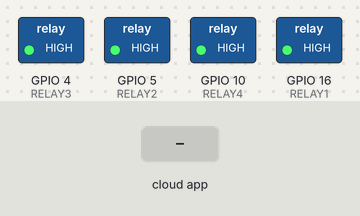
Recording of a sketch running on a simulated ESP8266 (NodeMCU). On the bench: switched loads named in the sketch (green lamp = pin HIGH). The test bench sets the inputs (shaded band). WiFi joins after 1.5 s; servers stay silent unless stated; what the sketch prints to the serial monitor is not drawn.

Above: at 2.7 s.
2.8 s: the phone or cloud app sets my.LEDs to 1
At 3.7 s:
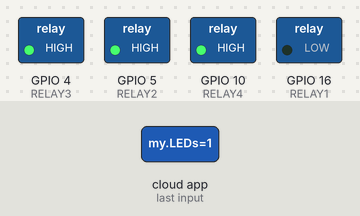
4.3 s: the phone or cloud app sets my.bed.lights to 1
At 4.9 s:
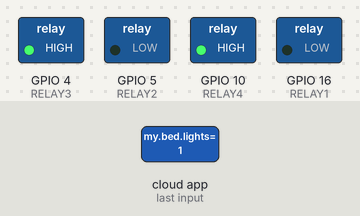
5.8 s: the phone or cloud app sets my.desk.lamp to 1
At 7.0 s:
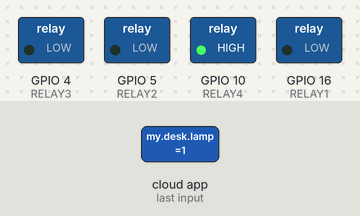
7.3 s: the phone or cloud app sets four to 1
At 8.3 s:
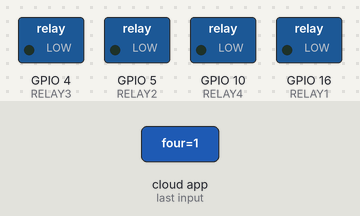
8.8 s: the phone or cloud app sets my.LEDs to 0
At 9.4 s:
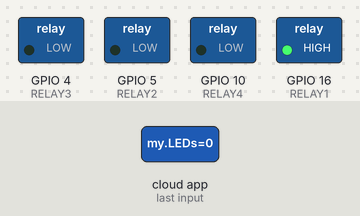
10.3 s: the phone or cloud app sets my.bed.lights to 0
At 10.6 s:
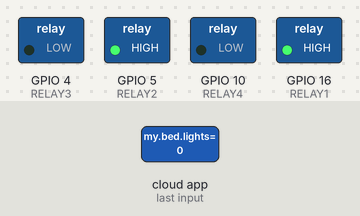
Timing chart, 0 to 12.8 s (numbered marks = the images above; inputs shaded):
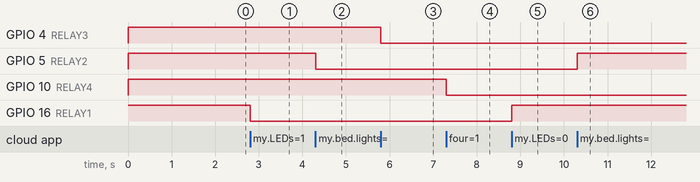

Measured:
- after the input at 2.8 s, GPIO 16 (RELAY1): HIGH → LOW at once
- after the input at 4.3 s, GPIO 5 (RELAY2): HIGH → LOW at once
- after the input at 5.8 s, GPIO 4 (RELAY3): HIGH → LOW at once
- after the input at 7.3 s, GPIO 10 (RELAY4): HIGH → LOW at once
- after the input at 8.8 s, GPIO 16 (RELAY1): LOW → HIGH at once
- after the input at 10.3 s, GPIO 5 (RELAY2): LOW → HIGH at once

The sketch:

NodeMCU_Alexa_Smart_Outlet.ino
```cpp
#include <Arduino.h>
#include <ESP8266WiFi.h>
#include "fauxmoESP.h"

#define WIFI_SSID "BlueTardis_EXT"
#define WIFI_PASS "Dog188*Uz6"

#define SERIAL_BAUDRATE                 115200

fauxmoESP fauxmo;

#define RELAY1 16
#define RELAY2 05
#define RELAY3 04
#define RELAY4 10


// Wifi
void wifiSetup() {
  // Set WIFI module to STA mode
  WiFi.mode(WIFI_STA);

  // Connect
  Serial.printf("[WIFI] Connecting to %s ", WIFI_SSID);
  WiFi.begin(WIFI_SSID, WIFI_PASS);

  // Wait
  while (WiFi.status() != WL_CONNECTED) {
    Serial.print(".");
    delay(100);
  }
  Serial.println();

  // Connected!
  Serial.printf("[WIFI] STATION Mode, SSID: %s, IP address: %s\n", WiFi.SSID().c_str(), WiFi.localIP().toString().c_str());
}


void callback(uint8_t device_id, const char * device_name, bool state) {
  Serial.printf("[MAIN] %s state: %s\n", device_name, state ? "ON" : "OFF");

  if ( (strcmp(device_name, "my LEDs") == 0) ) {
    // adjust the relay immediately!
    if (state) {
      digitalWrite(RELAY1, LOW);
    } else {
      digitalWrite(RELAY1, HIGH);
    }
  }

  if ( (strcmp(device_name, "my bed lights") == 0) ) {
    // adjust the relay immediately!
    if (state) {
      digitalWrite(RELAY2, LOW);
    } else {
      digitalWrite(RELAY2, HIGH);
    }
  }

  if ( (strcmp(device_name, "my desk lamp") == 0) ) {
    // adjust the relay immediately!
    if (state) {
      digitalWrite(RELAY3, LOW);
    } else {
      digitalWrite(RELAY3, HIGH);
    }
  }

  if ( (strcmp(device_name, "four") == 0) ) {
    // adjust the relay immediately!
    if (state) {
      digitalWrite(RELAY4, LOW);
    } else {
      digitalWrite(RELAY4, HIGH);
    }
  }
}

void setup() {
  // Set to outputs
  pinMode(RELAY1, OUTPUT);
  pinMode(RELAY2, OUTPUT);
  pinMode(RELAY3, OUTPUT);
  pinMode(RELAY4, OUTPUT);

  // Set relay all off
  digitalWrite(RELAY1, HIGH);
  digitalWrite(RELAY2, HIGH);
  digitalWrite(RELAY3, HIGH);
  digitalWrite(RELAY4, HIGH);

  // Init serial port and clean garbage
  Serial.begin(SERIAL_BAUDRATE);
  Serial.println();
  Serial.println();
  Serial.println("FauxMo demo sketch");
  Serial.println("After connection, ask Alexa to 'turn relay on' or 'off'");

  // Wifi
  wifiSetup();

  // Fauxmo
  fauxmo.addDevice("my LEDs");
  fauxmo.addDevice("my bed lights");
  fauxmo.addDevice("my desk lamp");
  fauxmo.addDevice("four");
  fauxmo.onMessage(callback);
}

void loop() {
  fauxmo.handle();
}
```
